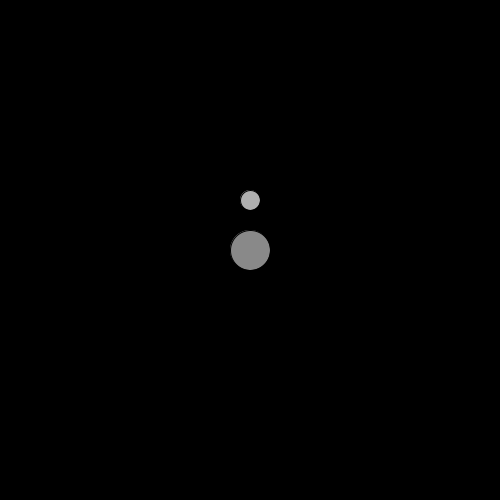
Frame 1 (no input)
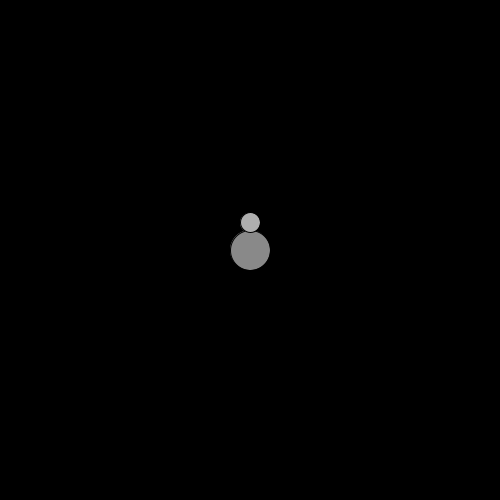
Frame 60 (the mouse pressed at the canvas centre just before this capture)
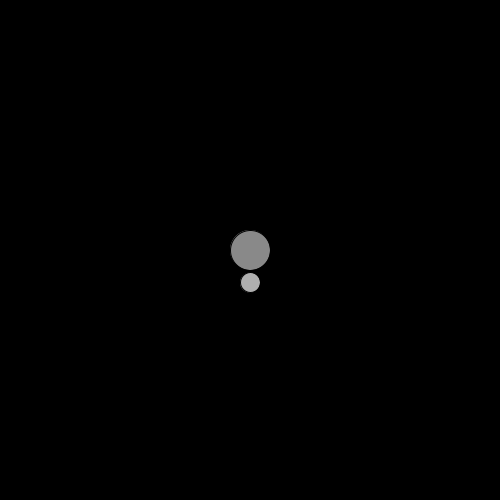
Frame 120 (the mouse held since frame 60 and released just before this capture)

The Processing sketch that drew these frames (run headless with seeded random() and noise(); from frame 60 on, the mouse is pressed at the canvas centre):

// Processing sketch: HW6_PVector_11_gravitational
// ── HW6_PVector_11_gravitational.pde
Mover m;
Attractor a;

void setup() {

  size(500, 500);
  m = new Mover(10, width/2, 200);
  a = new Attractor();
}

void draw() {
  background(0);

  PVector f = a.attract(m);
    
  m.update();
  m.applyForce(f);
  
  a.display();
  
  m.display();
  m.checkEdges();
}


// ── Attractor.pde
class Attractor {
  float mass;
  PVector location;
  float G;

  Attractor() {
    location = new PVector(width/2, height/2);
    mass = 20;
    G = 0.4;
  }

  void display() {

    fill(175, 200);
    ellipse(location.x, location.y, mass*2, mass*2);
  }

  PVector attract(Mover m) {
    PVector force = PVector.sub(location, m.location);
    float distance = force.mag();
    distance = constrain(distance, 5.0, 25.0);

    force.normalize();
    float strength = (G*mass*m.mass)/(distance*distance);
    force.mult(strength);

    return force;
  }
}


// ── movers.pde
class Mover {
  PVector location;
  PVector velocity;
  PVector acceleration;
  PVector target;
  float mass;

  Mover(float m, float x, float y) {
    mass = m;
    location = new PVector(x, y);
    velocity = new PVector(0, 0);
    acceleration = new PVector(0, 0);
  }

  void applyForce(PVector force) {
    PVector f = PVector.div(force, mass);
    acceleration.add(f);
  }

  void update() {

    velocity.add(acceleration);
    location.add(velocity);
    acceleration.mult(0);
  }

  void display() {
    stroke(0);
    fill(175);
    ellipse(location.x, location.y, mass*2, mass*2);
  }

  void checkEdges() {
    if (location.x > width) {
      location.x = width;
      velocity.x *= -1;
    } 
    else if (location.x < 0) {
      velocity.x *= -1;
      location.x = 0;
    }
    if (location.y > height) {

      velocity.y *= -1;
      location.y = height;
    }
  }
}
